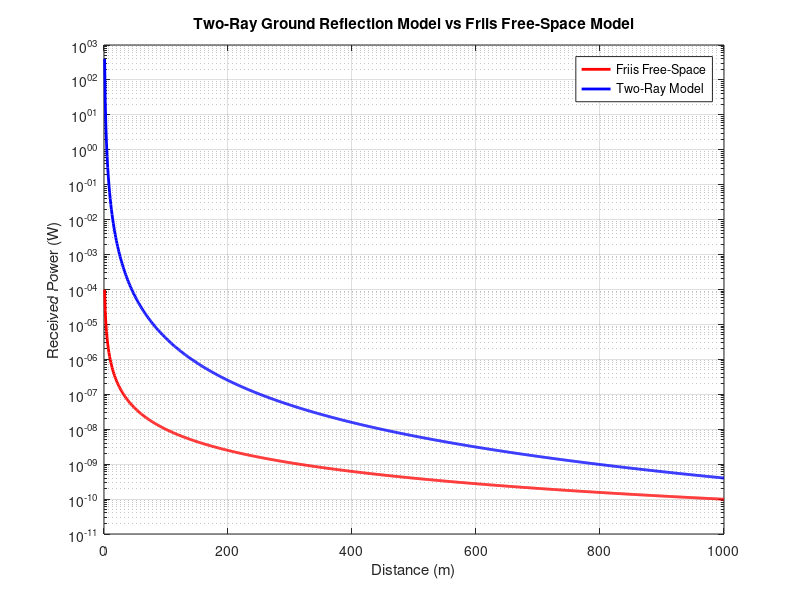

MATLAB code for this plot:
clc;
clear;
close all;
Pt = 1;
Gt = 1;
Gr = 1;
lambda = 0.125;
ht = 10;
hr = 2;
d = linspace(1, 1000, 1000);
Pr_friis = (Pt * Gt * Gr * (lambda.^2)) ./ ((4 * pi * d).^2 );
Pr_two_ray = (Pt * Gt * Gr * (ht^2 * hr^2)) ./ (d.^4);
figure;
semilogy(d, Pr_friis, 'r', 'LineWidth', 2); hold on;
semilogy (d, Pr_two_ray, 'b', 'LineWidth', 2);
grid on;
xlabel('Distance (m)');
ylabel('Received Power (W)');
title('Two-Ray Ground Reflection Model vs Friis Free-Space Model');
legend('Friis Free-Space', 'Two-Ray Model');
